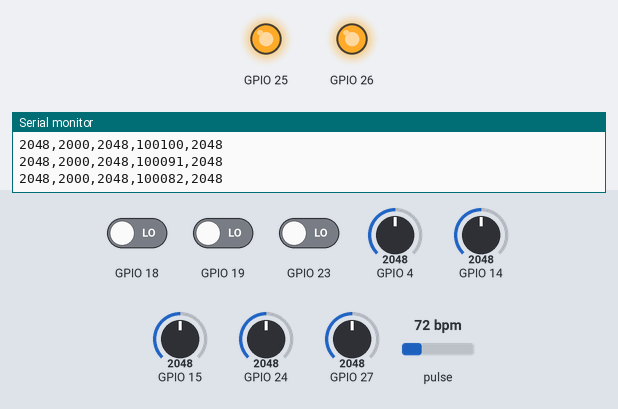
A sketch run on a simulated ESP32. Parts: output pins drawn as LEDs (lit = HIGH), the last lines printed to the serial monitor. Inputs (shaded band) come from the test bench; at power-on: GPIO 14 = 2048, GPIO 4 = 2048, GPIO 15 = 2048, GPIO 18 LOW, GPIO 19 LOW, GPIO 23 LOW, GPIO 24 = 2048, GPIO 27 = 2048, pulse 72 bpm.

Above: at 2.1 s.
2.2 s: GPIO 14 set to 1960
At 3.2 s:
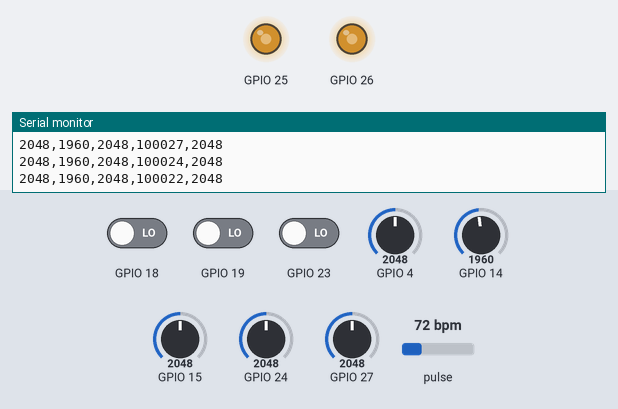
3.7 s: GPIO 14 set to 2040
At 4.4 s:
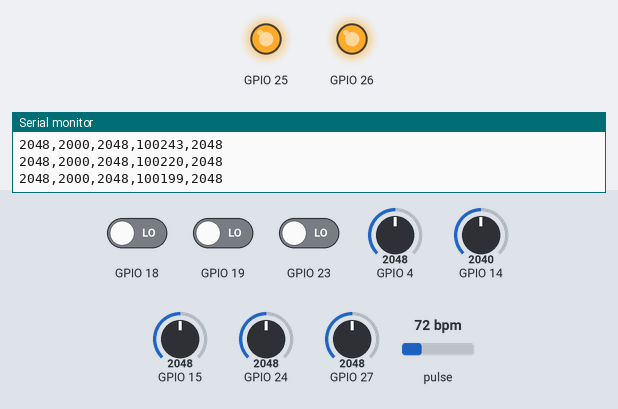
Timing chart, 0 to 6.7 s (numbered marks = the images above; inputs shaded):
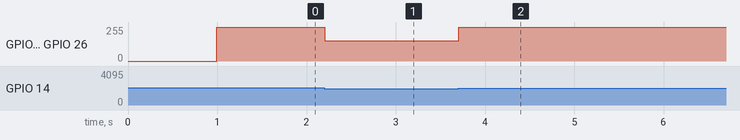

The sketch:

Tinypico_Ravenet_Glove_TEI_DEMO_DEMOVERSION.ino
```cpp
#include <Wire.h>
#include "MAX30105.h"

MAX30105 particleSensor;

int GSR;
int Heart;
int x_axis;
int y_axis;
int z_axis;
int DAC_Out_1;
bool sw1;
bool sw2;
bool sw3;

// Order of Serial Plotting is : X value - Y value - Z value - Heart Sensor(MAXREF117)- GSR - DAC Output value (8Bit signal in 3.3V that we amplify to a -10V/10V Signal) //
// Only libs needed are esp32 by espressif & MAX30xxx by sparkfun

void setup() {

  Serial.begin(115200);   // baud rate
  Serial.println("Initializing...");  // init process for the i2C

  //Initialize sensor

  if (!particleSensor.begin(Wire, I2C_SPEED_FAST)) //Use default I2C port, 400kHz speed
  {
    Serial.println("MAX30105 was not found. Please check wiring/power. ");
    while (1);
  }

  //Setup to sense a nice looking saw tooth on the plotter
  byte ledBrightness = 0x1F; //Options: 0=Off to 255=50mA
  byte sampleAverage = 8; //Options: 1, 2, 4, 8, 16, 32
  byte ledMode = 3; //Options: 1 = Red only, 2 = Red + IR, 3 = Red + IR + Green
  int sampleRate = 100; //Options: 50, 100, 200, 400, 800, 1000, 1600, 3200
  int pulseWidth = 411; //Options: 69, 118, 215, 411
  int adcRange = 4096; //Options: 2048, 4096, 8192, 16384

  particleSensor.setup(ledBrightness, sampleAverage, ledMode, sampleRate, pulseWidth, adcRange); //Configure sensor with these settings

  // Take an average of IR readings at power up
  const byte avgAmount = 64;
  long baseValue = 0;
  for (byte x = 0 ; x < avgAmount ; x++)
  {
    baseValue += particleSensor.getIR(); //Read the IR value
  }
  baseValue /= avgAmount;

  // Pre-populate the plotter so that the Y scale is close to IR values
  for (int x = 0 ; x < 500 ; x++){
    Serial.println(baseValue);
  }
  // Init digital pin read mode for the switches
  pinMode(23,INPUT_PULLDOWN);
  pinMode(19,INPUT_PULLDOWN);
  pinMode(18,INPUT_PULLDOWN);
}


void loop() {

  // --- Getting the reading of the sensors --- //
  int Heart = (particleSensor.getIR());
  int EMG = analogRead(24);
  int GSR = analogRead(27);
  int x_axis = analogRead(15);
  int y_axis = analogRead(14);
  int z_axis = analogRead(4);
  bool sw1 = digitalRead(23);
  bool sw2 = digitalRead(19);
  bool sw3 = digitalRead(18);

  // --- normalizing signal to an 8-bit value --- //
  unsigned long y_axis_min = 1900; // arbitrary values - to adjust before performance
  unsigned long y_axis_max = 2000;
  y_axis = constrain(y_axis, y_axis_min, y_axis_max);
  int DAC_Out_1 = map(y_axis, y_axis_min, y_axis_max, 0, 255);

  // --- Sending data to plotters --- //  #todo more elegant prog pls
  Serial.print(x_axis);
  Serial.print(",");
  Serial.print(y_axis);
  Serial.print(",");
  Serial.print(z_axis);
  Serial.print(",");
  Serial.print(Heart);
  Serial.print(",");
  Serial.print(GSR);
  //Serial.print(",");
  //Serial.print(DAC_Out_1);
  Serial.println();
  // 8 bit DAC Out
  dacWrite(26,DAC_Out_1);
  dacWrite(25,DAC_Out_1);
  // delay for readability
  delay(10);
}
```

Measured:
- after the input at 2.2 s, GPIO 25, GPIO 26: 255/255 → 153/255 at once
- after the input at 3.7 s, GPIO 25, GPIO 26: 153/255 → 255/255 at once
